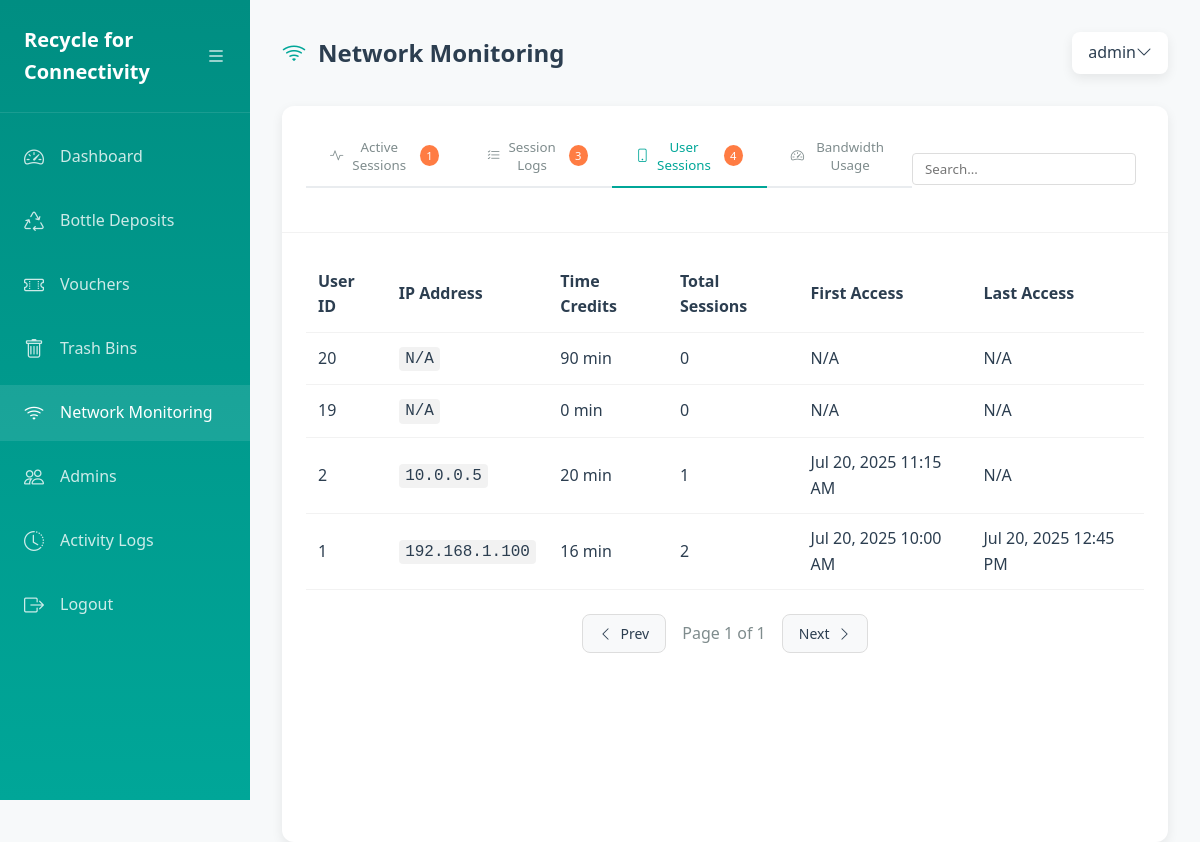
Page /sessions.php?tab=user-sessions (signed in) on the committed database.
### tables this page shows
CREATE TABLE `user` (
  `user_id` int(11) NOT NULL,
  `mac_address` varchar(17) NOT NULL,
  `time_credits` decimal(10,2) DEFAULT 0.00,
  `last_active` timestamp NULL DEFAULT NULL,
  `created_at` timestamp NULL DEFAULT current_timestamp()
);

### sessions.php (the view, shortened to what this page needs)
<?php
require_once 'config.php';
$active_tab = $_GET['tab'] ?? 'active-sessions';
$page = isset($_GET['page']) ? (int)$_GET['page'] : 1;
$per_page = 15;
$offset = ($page - 1) * $per_page;
$total_records = 0;
$records = [];
switch ($active_tab) {
    case 'user-sessions':
        $stmt = $conn->prepare("SELECT COUNT(*) FROM User");
        $stmt->execute();
        $stmt->bind_result($total_records);
        $stmt = $conn->prepare("
            SELECT u.user_id, us.ip_address, u.time_credits, u.last_active, u.created_at,
                   COUNT(us.session_id) as internet_session_count,
                   MIN(us.start_time) as first_session_access,
                   MAX(us.end_time) as last_session_access
            FROM User u
            LEFT JOIN UserSessions us ON u.user_id = us.user_id
            GROUP BY u.user_id
            ORDER BY u.user_id DESC
            LIMIT ? OFFSET ?
        ");
        $stmt->bind_param("ii", $per_page, $offset);
        $stmt->execute();
        $result = $stmt->get_result();
        $records = $result->fetch_all(MYSQLI_ASSOC);
        break;
}
$total_pages = $per_page > 0 ? ceil($total_records / $per_page) : 1;
?>
<!DOCTYPE html>
<html lang="en">
<head>
    <link rel="stylesheet" href="https://cdn.jsdelivr.net/npm/bootstrap-icons@1.10.0/font/bootstrap-icons.css">
    <link rel="stylesheet" href="/css/styles.css">
</head>
<body class="dashboard-container">
    <div class="sidebar" id="sidebar">
        <div class="sidebar-header">
            <div class="logo">
                <h1><?= SITE_NAME ?></h1>
            </div>
            <button class="sidebar-toggle" id="sidebarToggle">
                <i class="bi bi-list"></i>
            </button>
        </div>
        <nav>
            <ul>
                <li>
                    <a href="dashboard.php">
                        <i class="bi bi-speedometer2"></i>
                        <span>Dashboard</span>
                    </a>
                </li>
                <li>
                    <a href="bottle_deposits.php">
                        <i class="bi bi-recycle"></i>
                        <span>Bottle Deposits</span>
                    </a>
                </li>
                <li>
                    <a href="vouchers.php">
                        <i class="bi bi-ticket-perforated"></i>
                        <span>Vouchers</span>
                    </a>
                </li>
                <li>
                    <a href="bins.php">
                        <i class="bi bi-trash"></i>
                        <span>Trash Bins</span>
                    </a>
                </li>
                <li class="active">
                    <a href="sessions.php">
                        <i class="bi bi-wifi"></i>
                        <span>Network Monitoring</span>
                    </a>
                </li>
                <li>
                    <a href="users.php">
                        <i class="bi bi-people"></i>
                        <span>Admins</span>
                    </a>
                </li>
                <li>
                    <a href="activity_logs.php">
                        <i class="bi bi-clock-history"></i>
                        <span>Activity Logs</span>
                    </a>
                </li>
                <li>
                    <a href="logout.php">
                        <i class="bi bi-box-arrow-right"></i>
                        <span>Logout</span>
                    </a>
                </li>
            </ul>
        </nav>
    </div>
    <div class="main-content">
        <div class="main-header">
            <h2><i class="bi bi-wifi"></i> Network Monitoring</h2>
            <div class="profile-dropdown">
                <div class="dropdown-header">
                    <span><?= htmlspecialchars($_SESSION['username']) ?></span> <i class="bi bi-chevron-down"></i>
                </div>
            </div>
        </div>
        <div class="card">
            <div class="card-header">
                <div class="monitoring-tabs">
                    <button class="monitoring-tab <?= $active_tab === 'active-sessions' ? 'active' : '' ?>"
                        onclick="window.location='?tab=active-sessions'">
                        <i class="bi bi-activity"></i> Active Sessions
                        <span class="tab-badge">
                            <?php
                            $stmt = $conn->prepare("SELECT COUNT(*) FROM UserSessions WHERE end_time IS NULL");
                            $stmt->execute();
                            $stmt->bind_result($count);
                            echo htmlspecialchars($count);
                            ?>
                        </span>
                    </button>
                    <button class="monitoring-tab <?= $active_tab === 'session-logs' ? 'active' : '' ?>"
                        onclick="window.location='?tab=session-logs'">
                        <i class="bi bi-list-check"></i> Session Logs
                        <span class="tab-badge">
                            <?php
                            $stmt = $conn->prepare("SELECT COUNT(*) FROM UserSessions");
                            $stmt->execute();
                            $stmt->bind_result($count);
                            echo htmlspecialchars($count);
                            ?>
                        </span>
                    </button>
                    <button class="monitoring-tab <?= $active_tab === 'user-sessions' ? 'active' : '' ?>"
                        onclick="window.location='?tab=user-sessions'">
                        <i class="bi bi-phone"></i> User Sessions
                        <span class="tab-badge">
                            <?php
                            $stmt = $conn->prepare("SELECT COUNT(*) FROM User");
                            $stmt->execute();
                            $stmt->bind_result($count);
                            echo htmlspecialchars($count);
                            ?>
                        </span>
                    </button>
                    <button class="monitoring-tab <?= $active_tab === 'bandwidth-usage' ? 'active' : '' ?>"
                        onclick="window.location='?tab=bandwidth-usage'">
                        <i class="bi bi-speedometer2"></i> Bandwidth Usage
                    </button>
                </div>
                <div class="filter-options">
                    <input type="text" id="searchInput" placeholder="Search..." class="form-control">
                </div>
            </div>
            <div class="card-body">
                <?php if ($active_tab === 'bandwidth-usage'): ?>
                        <h3>Bandwidth Usage Overview</h3>
                        <p>Monitor the current bandwidth usage and active devices on the network.</p>
                        <div class="bandwidth-card">
                            <h4><i class="bi bi-pie-chart"></i> Current Bandwidth Usage</h4>
                            <?php
                                $total_mbps = $stats['total_usage'] > 0 ? round($stats['total_usage'] / 125000, 2) : 0;
                                $download_mbps = $stats['download'] > 0 ? round($stats['download'] / 125000, 2) : 0;
                                $upload_mbps = $stats['upload'] > 0 ? round($stats['upload'] / 125000, 2) : 0;
                                $usage_percent = $total_mbps > 0 ? min(100, round($total_mbps / 100 * 100)) : 0;
                            ?>
                            <div class="bandwidth-meter">
                                <div class="bandwidth-progress" style="width: <?= $usage_percent ?>%"></div>
                            </div>
                            <div class="usage-stats">
                                <div class="usage-stat">
                                    <div class="usage-stat-value"><?= $usage_percent ?>%</div>
                                    <div class="usage-stat-label">Total Usage</div>
                                </div>
                                <div class="usage-stat">
                                    <div class="usage-stat-value"><?= $download_mbps ?> Mbps</div>
                                    <div class="usage-stat-label">Download</div>
                                </div>
                                <div class="usage-stat">
                                    <div class="usage-stat-value"><?= $upload_mbps ?> Mbps</div>
                                    <div class="usage-stat-label">Upload</div>
                                </div>
                                <div class="usage-stat">
                                <div class="usage-stat-value"><?= $stats['active_devices'] ?></div>
                                <div class="usage-stat-label">Active Devices</div>
                            </div>
                        </div>
                    </div>
                    <div class="table-responsive">
                        <table class="transaction-logs">
                            <thead>
                                <tr>
                                    <th>User ID</th>
                                    <th>Device MAC Address</th>
                                    <th>Download</th>
                                    <th>Upload</th>
                                    <th>Total</th>
                                    <th>Duration</th>
                                </tr>
                            </thead>
<tbody>
                <?php if (empty($records)): ?>
                    <tr>
                        <td colspan="6" class="text-center py-4 text-muted">
                            <i class="bi bi-info-circle"></i> No records found
                        </td>
                    </tr>
                <?php else: ?>
                    <?php foreach ($records as $record): ?>
                        <tr>
                            <td><?= htmlspecialchars($record['user_id']) ?></td>
                            <td><span class="mac-address"><?= htmlspecialchars($record['Device_MAC_Address']) ?></span></td>
                            <td><?= round($record['Download'] / 125000, 2) ?> Mbps</td>
                            <td><?= round($record['Upload'] / 125000, 2) ?> Mbps</td>
                            <td><?= round($record['Total'] / 125000, 2) ?> Mbps</td>
                            <td>
                                <?php
                                    $duration = (int)$record['Duration'];
                                    $hours = floor($duration / 3600);
                                    $minutes = floor(($duration % 3600) / 60);
                                    echo $hours . 'h ' . $minutes . 'm';
                                ?>
                            </td>
                        </tr>
                    <?php endforeach; ?>
                <?php endif; ?>
            </tbody>
        </table>
                    </div>
    <div class="pagination mt-4">
        <?php if ($page > 1): ?>
            <a href="?tab=<?= htmlspecialchars($active_tab) ?>&page=<?= $page - 1 ?>" class="btn btn-secondary">
                <i class="bi bi-chevron-left"></i> Prev
            </a>
        <?php else: ?>
            <button class="btn btn-secondary" disabled>
                <i class="bi bi-chevron-left"></i> Prev
            </button>
        <?php endif; ?>
        <span class="pagination-info">Page <?= $page ?> of <?= $total_pages ?></span>
        <?php if ($page < $total_pages): ?>
            <a href="?tab=<?= htmlspecialchars($active_tab) ?>&page=<?= $page + 1 ?>" class="btn btn-secondary">
                Next <i class="bi bi-chevron-right"></i>
            </a>
        <?php else: ?>
            <button class="btn btn-secondary" disabled>
                Next <i class="bi bi-chevron-right"></i>
            </button>
        <?php endif; ?>
    </div>
<?php else: ?>
                    <div class="table-responsive">
                        <table class="transaction-logs">
                            <thead>
                                <tr>
                                    <?php if ($active_tab === 'user-sessions'): ?>
                                        <th>User ID</th>
                                        <th>IP Address</th>
                                        <th>Time Credits</th>
                                        <th>Total Sessions</th>
                                        <th>First Access</th>
                                        <th>Last Access</th>
                                    <?php endif; ?>
                                </tr>
                            </thead>
                            <tbody>
                                <?php if (empty($records)): ?>
                                    <tr>
                                        <td colspan="<?= $active_tab === 'user-sessions' ? 6 : ($active_tab === 'session-logs' ? 7 : 6) ?>" class="text-center py-4 text-muted">
                                            <i class="bi bi-info-circle"></i> No records found
                                        </td>
                                    </tr>
                                <?php else: ?>
                                    <?php foreach ($records as $record): ?>
                                        <tr>
                                            <?php if ($active_tab === 'user-sessions'): ?>
                                                <td><?= htmlspecialchars($record['user_id']) ?></td>
                                                <td><span class="mac-address"><?= htmlspecialchars($record['ip_address'] ?: 'N/A') ?></span></td>
                                                <td><?= number_format($record['time_credits']) . ' min' ?></td>
                                                <td><?= htmlspecialchars($record['internet_session_count']) ?></td>
                                                <td><?= $record['first_session_access'] ? date('M j, Y h:i A', strtotime($record['first_session_access'])) : 'N/A' ?></td>
                                                <td><?= $record['last_session_access'] ? date('M j, Y h:i A', strtotime($record['last_session_access'])) : 'N/A' ?></td>
                                            <?php endif; ?>
                                        </tr>
                                    <?php endforeach; ?>
                                <?php endif; ?>
                            </tbody>
                        </table>
                    </div>
                    <div class="pagination mt-4">
                        <?php if ($page > 1): ?>
                            <a href="?tab=<?= htmlspecialchars($active_tab) ?>&page=<?= $page - 1 ?>" class="btn btn-secondary">
                                <i class="bi bi-chevron-left"></i> Prev
                            </a>
                        <?php else: ?>
                            <button class="btn btn-secondary" disabled>
                                <i class="bi bi-chevron-left"></i> Prev
                            </button>
                        <?php endif; ?>
                        <span class="pagination-info">Page <?= $page ?> of <?= $total_pages ?></span>
                        <?php if ($page < $total_pages): ?>
                            <a href="?tab=<?= htmlspecialchars($active_tab) ?>&page=<?= $page + 1 ?>" class="btn btn-secondary">
                                Next <i class="bi bi-chevron-right"></i>
                            </a>
                        <?php else: ?>
                            <button class="btn btn-secondary" disabled>
                                Next <i class="bi bi-chevron-right"></i>
                            </button>
                        <?php endif; ?>
                    </div>
                <?php endif; ?>
            </div>
        </div>
    </div>
</body>
</html>

### rows in the picture
user: user_id "20", ip_address "N/A", time_credits "90", internet_session_count "0"
user: user_id "19", ip_address "N/A", time_credits "0", internet_session_count "0"
user: user_id "2", ip_address "10.0.0.5", time_credits "20", internet_session_count "1", first_session_access "Jul 20, 2025 11:15 AM", shows "N/A"
user: user_id "1", ip_address "192.168.1.100", time_credits "16", internet_session_count "2", first_session_access "Jul 20, 2025 10:00 AM", last_session_access "Jul 20, 2025 12:45 PM"

### other values in the picture
SITE_NAME "Recycle for Connectivity"
$_SESSION['username'] "admin"
$count "1"
$count "3"
$count "4"
$page "1"
$total_pages "1"
